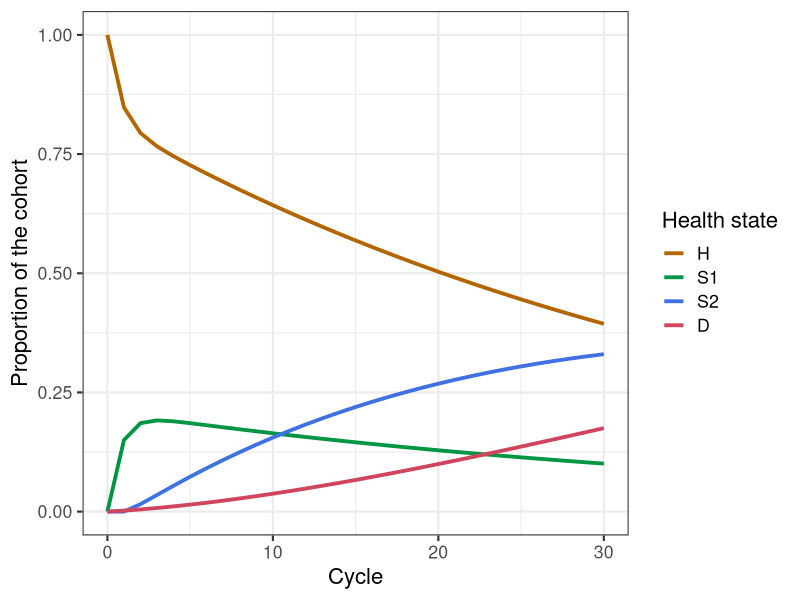

This figure's R source: (Note: this script raises an error after producing the figure.)
###############################################################################
### A brief report -  ## 2019 ##
################################################################################
# This code forms the basis for the brief report: 
# 'State transition model dynamics TITLE' 
# Authors: 
# Please cite the article when using this code
#
# To program this tutorial we made use of 
# R version 3.5.1 (2018-7-02)
# Platform: x86_64-apple-darwin15.6.0 (64-bit)
# Running under: macOS Mojave 10.14
# RStudio: Version 1.1.456 2009-2018 RStudio, Inc

################################################################################
################# Code of Appendix A ###########################################
################################################################################
# Constructs a time-homogeneous implementation of the Sick-Sicker model #

################################# Initial setup ################################
#rm(list = ls())  # remove any variables in R's memory 
library(dplyr)    # to manipulate data
library(reshape2) # to transform data
library(ggplot2)  # for nice looking plots
library(scales)   # for dollar signs and commas

#### 02 Load Functions ####
# no functions required

#### 03 Input Model Parameters ####
## Strategy names
v.names.str <- c("No Treatment", "Treatment")  
## Number of strategies
n.str <- length(v.names.str)
## Markov model parameters
age     <- 25                  # age at baseline
max.age <- 55                  # maximum age of follow up
n.t <- max.age - age           # time horizon, number of cycles
v.n <- c("H", "S1", "S2", "D") # the 4 states of the model: 
# Healthy (H), Sick (S1), Sicker (S2), Dead (D)
n.s <- length(v.n)             # number of health states 

## Transition probabilities (per cycle) and hazard ratios
p.HD    <- 0.002 # constant probability of dying when healthy (all-cause mortality)
p.HS1   <- 0.15  # probability to become sick when healthy
p.S1H   <- 0.5   # probability to become healthy when sick
p.S1S2  <- 0.105 # probability to become sicker when sick
hr.S1   <- 3     # hazard ratio of death in S1 vs healthy
hr.S2   <- 10    # hazard ratio of death in S2 vs healthy 

## Cost and utility inputs 
# State rewards
c.H   <- 2000  # cost of remaining one cycle healthy 
c.S1  <- 4000  # cost of remaining one cycle sick 
c.S2  <- 15000 # cost of remaining one cycle sicker 
c.D   <- 0     # cost of being dead (per cycle)
c.Trt <- 12000 # cost of treatment (per cycle 

u.H   <- 1     # utility when healthy 
u.S1  <- 0.75  # utility when sick 
u.S2  <- 0.5   # utility when sicker
u.D   <- 0     # utility when healthy 
u.Trt <- 0.95  # utility when being treated

# Transition rewards
du.HS1 <- 0.01  # disutility when transitioning from H to S1
ic.HS1 <- 1000  # increase in cost when transitioning from H to S1
ic.D   <- 1000  # increase in cost when dying

## Discounting factor
d.c <- d.e <- 0.03 # equal discount of costs and QALYs by 3%
# Discount weight vector (equal discounting is assumed for costs and effects)
v.dwc <- 1 / (1 + d.c) ^ (0:n.t) # calculate discount weights for costs for each cycle based on discount rate d.r
v.dwe <- 1 / (1 + d.e) ^ (0:n.t) # calculate discount weights for effectiveness for each cycle based on discount rate d.r

# Transition probability to dead from S1 and S2
p.S1D  <- 1 - exp(log(1 - p.HD) * hr.S1) # probability to die in S1
p.S2D  <- 1 - exp(log(1 - p.HD) * hr.S2) # probability to die in S2

#### 04 Define and initialize matrices and vectors ####
#### 04.1 Transition probability MATRIX ####
# Initialize matrix
m.P <- matrix(0, 
              nrow = n.s, ncol = n.s, 
              dimnames = list(v.n, v.n))
# Fill in matrix
# From H
m.P["H", "H"]  <- 1 - (p.HS1 + p.HD)
m.P["H", "S1"] <- p.HS1
m.P["H", "D"]  <- p.HD
# From S1
m.P["S1", "H"]  <- p.S1H
m.P["S1", "S1"] <- 1 - (p.S1H + p.S1S2 + p.S1D)
m.P["S1", "S2"] <- p.S1S2
m.P["S1", "D"]  <- p.S1D
# From S2
m.P["S2", "S2"] <- 1 - p.S2D
m.P["S2", "D"]  <- p.S2D
# From D
m.P["D", "D"] <- 1

#### 04.2 Initial state vector ####
# All starting healthy
s0 <- c(H = 1, S1 = 0, S2 = 0, D = 0)
s0

#### 04.3 Cohort trace ####
## Create the markov trace matrix M capturing the proportion of the cohort in each state at each cycle
# Initialize cohort trace
m.M <- matrix(0, 
              nrow = (n.t + 1), ncol = n.s, 
              dimnames = list(0:n.t, v.n))
m.M[1, ] <- s0 # store the initial state vector

################################################################################
############################## Matrix approach #################################
################################################################################
#### 05 Run Markov model ####
for(t in 1:n.t){                    # loop through the number of cycles
  m.M[t + 1, ] <- m.M[t, ] %*% m.P  # estimate the state vector for the next cycle (t + 1)
}
head(round(m.M, 3))

################################################################################
############################## Array approach ##################################
################################################################################
# Initialize array
a.A <- array(0, dim = c(n.s, n.s, n.t + 1),
             dimnames = list(v.n, v.n, 0:n.t))

#### 05.1 Run Markov model ####
# as described in the paper
t05.1 <- Sys.time()
diag(a.A[, , 1]) <- s0 # store the initial state vector in the diagnal of A

# run the model 
for(t in 1:n.t){                     # loop through the number of cycles
  a.A[, , t + 1] <- colSums(a.A[, ,t]) * m.P  # fill array A for t + 1 
}

# calculating M from A 
m.M_A <- t(colSums(a.A)) # sum over the colums of A and transpose 

t05.1 = Sys.time() - t05.1

#### 05.2 Run Markov model ####
# creating both the matrix and array at the same time 
t05.2 <- Sys.time()
for(t in 1:n.t){                     # loop through the number of cycles
  m.M[t + 1, ]   <- m.M[t, ] %*% m.P # estimate the state vector for cycle t + 1
  a.A[, , t + 1] <- m.M[t, ]  * m.P  # fill array A for t + 1 
}
t05.2 <- Sys.time() - t05.2

m.M_A == m.M # do the two approached give the same results?
t05.1 < t05.2 # is the first approach faster?


#### 06 Compute and Plot  ####
#### 06.1 Cohort trace #####
ggplot(melt(m.M), aes(x = Var1, y = value, color = Var2)) +
  geom_line(size = 1.3) +
  scale_color_discrete(l = 50, name = "Health state", h = c(45, 365)) +
  xlab("Cycle") +
  ylab("Proportion of the cohort") +
  theme_bw(base_size = 16) +
  theme()


#### 07 Compute Cost-Effectiveness Outcomes ####
#### 07.1 State rewards for each strategy ####
## Vector of state utilities under usual care
m.u.UC <- matrix(0, 
                 nrow = n.s, ncol = n.s, 
                 dimnames = list(v.n, v.n))

# From H
m.u.UC["H", "H"]    <- u.H
m.u.UC["H", "S1"]   <- u.S1 - du.HS1
m.u.UC["H", "D"]    <- u.D
# From S1
m.u.UC["S1", "H"]   <- u.H
m.u.UC["S1", "S1"]  <- u.S1 
m.u.UC["S1", "S2"]  <- u.S2
m.u.UC["S1", "D"]   <- u.D
# From S2
m.u.UC["S2", "S1"]  <- u.S1
m.u.UC["S2", "S2"]  <- u.S2
m.u.UC["S2", "D"]   <- u.D

## Matrix of state costs under usual care
m.c.UC <- matrix(0, 
                 nrow = n.s, ncol = n.s, 
                 dimnames = list(v.n, v.n))
# Fill in matrix
# From H
m.c.UC["H", "H"]  <- c.H 
m.c.UC["H", "S1"] <- c.S1 + ic.HS1
m.c.UC["H", "D"]  <- ic.D + c.D
# From S1
m.c.UC["S1", "H"]  <- c.H
m.c.UC["S1", "S1"] <- c.S1
m.c.UC["S1", "S2"] <- c.S2
m.c.UC["S1", "D"]  <- ic.D
# From S2
m.c.UC["S2", "S2"] <- c.S2
m.c.UC["S2", "D"]  <- ic.D
# From D
m.c.UC["D", "D"] <- c.D

## Vector of state costs under new treatment
m.c.Tr = m.c.UC # copy the results
# replace the cost values influences by treatment costs 
# From S1
m.c.Tr["S1", "S1"] <- c.S1 + c.Trt
m.c.Tr["S1", "S2"] <- c.S2 + c.Trt
# From S2
m.c.Tr["S2", "S2"] <- c.S2 + c.Trt


#### 07.2 Expected QALYs and Costs per cycle for each strategy ####
#### Expected QALYs and Costs per cycle ####
## Vector of qalys
v.qaly.UC <- rowSums(t(colSums(to.tensor(a.A) * to.tensor(m.u.UC))))
## Vector of costs
v.cost.UC <- rowSums(t(colSums(to.tensor(a.A) * to.tensor(m.c.UC))))


## Vector of qalys
v.qaly.Tr <- rowSums(t(colSums(to.tensor(a.A) * to.tensor(m.u.Tr))))
## Vector of costs
v.cost.Tr <- rowSums(t(colSums(to.tensor(a.A) * to.tensor(m.c.Tr))))

#### Discounted Total expected QALYs and Costs ####
te.UC <- v.qaly.UC %*% v.dwe  # total (discounted) QALY 
tc.UC <- v.cost.UC %*% v.dwc  # total (discounted) cost 

te.Tr <- v.qaly.Tr %*% v.dwe  # total (discounted) QALY 
tc.Tr <- v.cost.Tr %*% v.dwc  # total (discounted) cost 


#### Cost-effectiveness analysis ####
### Vector of costs
v.cost <- c(tc.UC, tc.Tr)
### Vector of effectiveness
v.qaly <- c(te.UC, te.Tr)

### Incremental outcomes
delta.C <- v.cost[2] - v.cost[1]             # calculate incremental costs
delta.E <- v.qaly[2] - v.qaly[1]             # calculate incremental QALYs
ICER    <- delta.C / delta.E                 # calculate the ICER
results <- c(delta.C, delta.E, ICER)         # store the values in a new variable

# Create full incremental cost-effectiveness analysis table
table_cstm <- data.frame(
  Costs = dollar(v.cost),
  QALYs = round(v.qaly, 3),
  `Incremental Costs` = c("", dollar(delta.C)),
  `Incremental QALYS` = c("", round(delta.E, 3)),
  ICER = c("", dollar(ICER))
)
rownames(table_cstm) <- v.names.str

table_cstm  # print the table 
